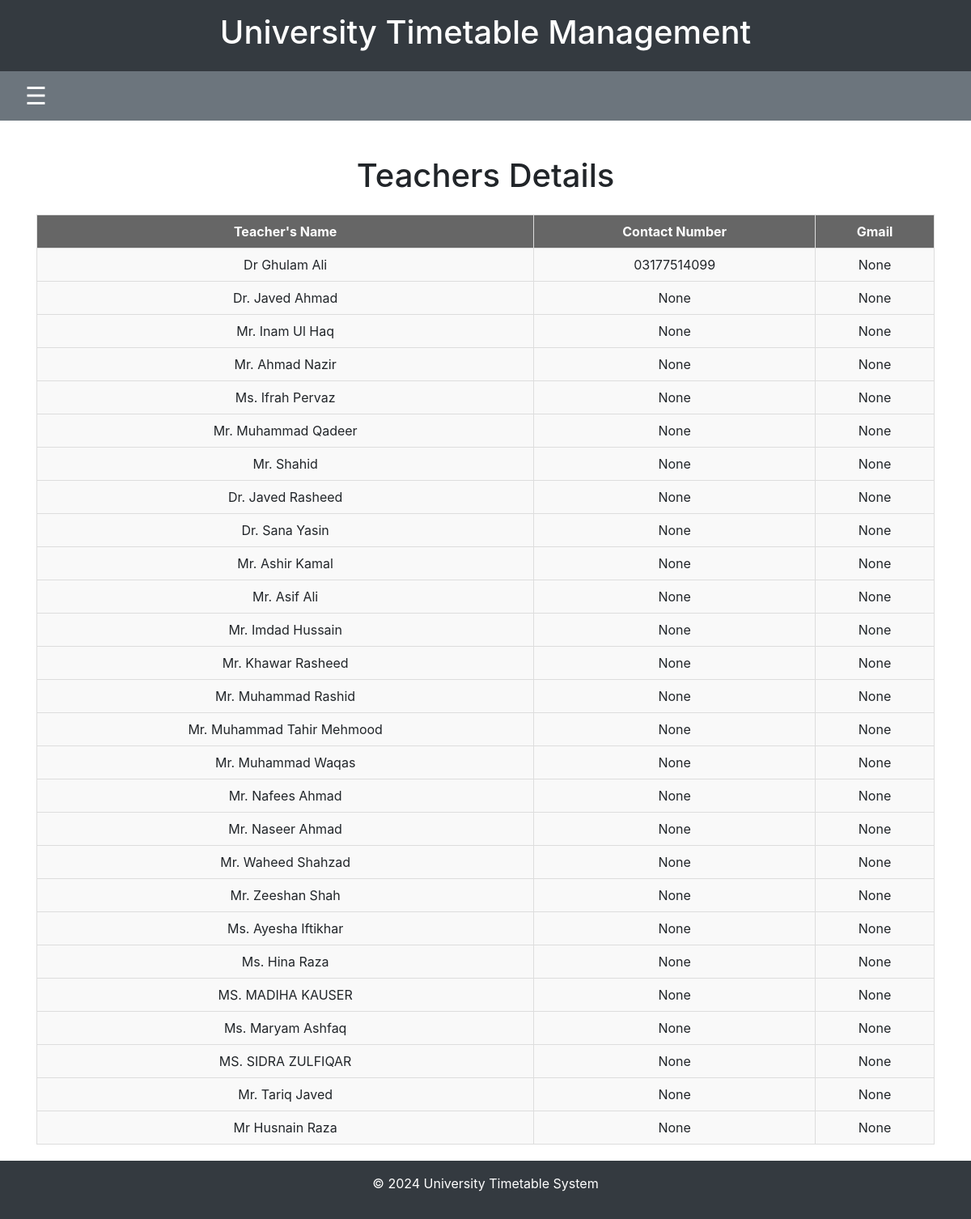
The page /teacher_contacts on the database as committed earlier.
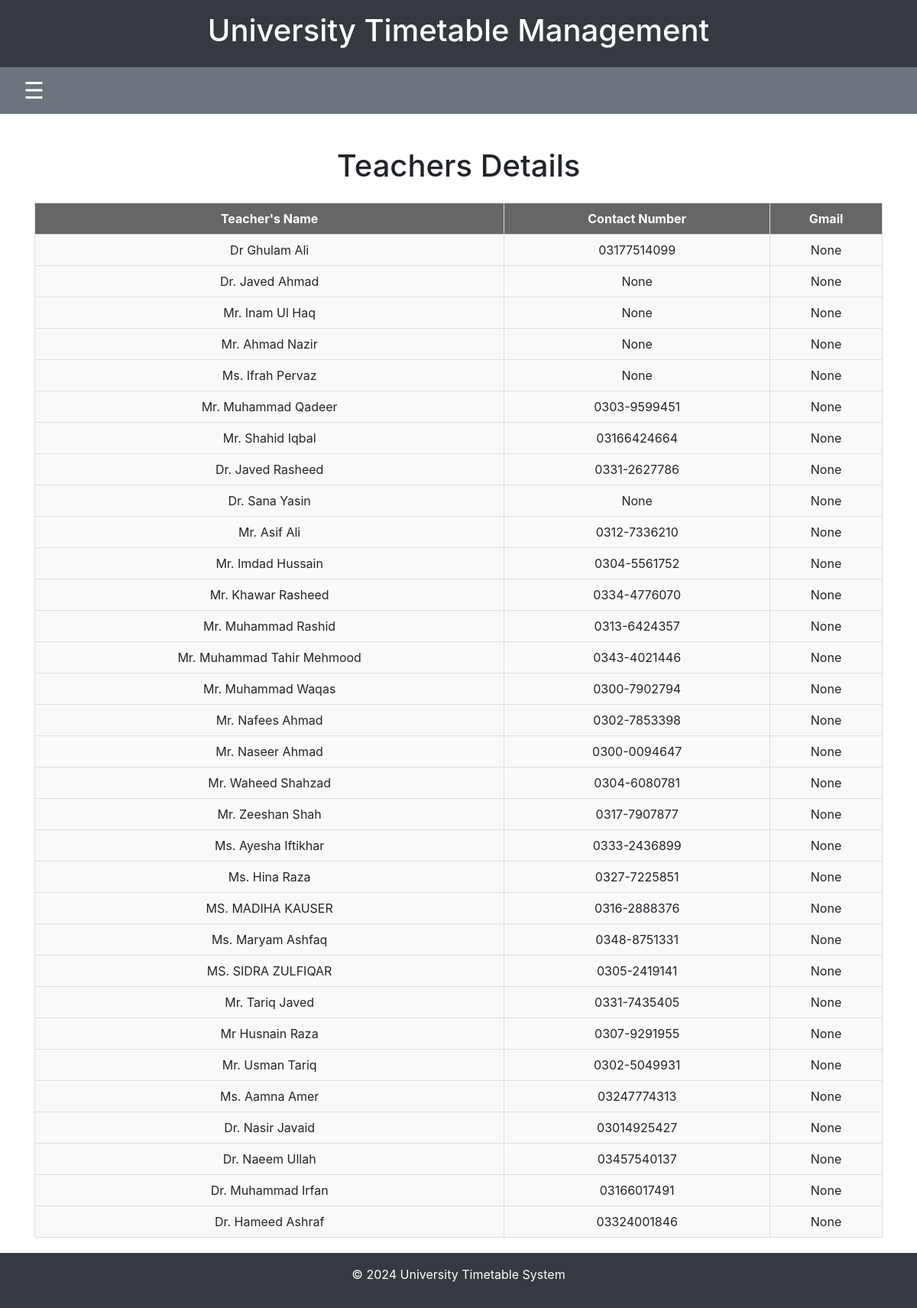
The same page on the database as committed later.
### timetable/models.py (models this page shows, shortened)
class Teacher(models.Model):
    name = models.CharField(max_length=100)
    phone_number = models.CharField(max_length=12, null=True, blank=True)  # Phone number can be null
    gmail = models.EmailField(null=True, blank=True)  # Gmail field is optional

### timetable/views.py (the view)
# urls.py: path('teacher_contacts', views.teacher_contacts, name='teacher_contacts'),
def teacher_contacts(request):
    teachers = Teacher.objects.all()
    context = {
        'teachers': teachers,
    }
    return render(request, 'timetable/teacher_contacts.html', context)

### timetable/templates/timetable/teacher_contacts.html (shortened to what this page needs)
{% extends 'timetable/base.html' %}
{% block content %}
<h1 class="my-4 text-center">Teachers Details</h1>
<table class="timetable-table">
    <thead>
        <tr>
            <th>Teacher's Name</th>
            <th>Contact Number</th>
            <th>Gmail</th>
        </tr>
    </thead>
    <tbody>
        {% for teacher in teachers %}
            <tr>
                <td class="schedule-info">{{ teacher.name }}</td>
                <td class="schedule-info">{{ teacher.phone_number }}</td>
                <td class="schedule-info">{{ teacher.gmail}}</td>
            </tr>
        {% endfor %}
    </tbody>
</table>
{% endblock %}

### timetable/templates/timetable/base.html (shortened to what this page needs)
<!DOCTYPE html>
<html lang="en">
<head>
    {% load static %}
    <link href="https://maxcdn.bootstrapcdn.com/bootstrap/4.5.2/css/bootstrap.min.css" rel="stylesheet">
    <link rel="stylesheet" href="{% static 'css/styles.css' %}">
</head>
<body>
    <div class="wrapper">
        <header class="header">
            <h1>University Timetable Management</h1>
        </header>
        <nav class="navbar navbar-dark" style="background-color: #6c757d;">
            <div class="container-fluid">
                <span style="font-size:30px;cursor:pointer;color:white;" onclick="openNav()">&#9776;</span>
            </div>
        </nav>
        <div class="content container">
            {% block content %}{% endblock %}
        </div>
        <footer class="footer">
            <p>&copy; 2024 University Timetable System</p>
        </footer>
    </div>
</body>
</html>

### timetable/static/css/styles.css (style rules this page uses)
html, body { height: 100%; margin: 0; display: flex; flex-direction: column; }
.wrapper { display: flex; flex-direction: column; min-height: 100vh; }
.content { flex: 1; }
.footer { background-color: #333; color: white; text-align: center; padding: 10px 0; width: 100%; position: relative; bottom: 0; left: 0; }

### timetable/templates/timetable/base.html (style rules this page uses)
.header { background-color: #343a40; color: white; text-align: center; padding: 1rem; }
html, body { height: 100%; margin: 0; padding: 0; }
.wrapper { min-height: 100vh; display: flex; flex-direction: column; }
.content { flex: 1; margin-top: 20px; }
.footer { background-color: #343a40; color: white; text-align: center; padding: 1rem; }

### timetable/templates/timetable/teacher_contacts.html (style rules this page uses)
.timetable-table { width: 100%; border-collapse: collapse; margin-bottom: 20px; }
.timetable-table th, .timetable-table td { border: 1px solid #ddd; padding: 8px; text-align: center; }
.timetable-table th { background-color: #666666; color: #ffffff; }
.schedule-info { margin: 5px 0; padding: 5px; border: 1px solid #ccc; background-color: #f9f9f9; }

Rows that differ between the two databases and show on the page:
removed Teacher: name "Mr. Ashir Kamal", phone_number "None", gmail "None"
changed Teacher "Mr. Muhammad Qadeer": phone_number "None" → "0303-9599451"
changed Teacher: name "Mr. Shahid" → "Mr. Shahid Iqbal"; phone_number "None" → "03166424664"
changed Teacher "Dr. Javed Rasheed": phone_number "None" → "0331-2627786"
changed Teacher "Mr. Asif Ali": phone_number "None" → "0312-7336210"
changed Teacher "Mr. Imdad Hussain": phone_number "None" → "0304-5561752"
changed Teacher "Mr. Khawar Rasheed": phone_number "None" → "0334-4776070"
changed Teacher "Mr. Muhammad Rashid": phone_number "None" → "0313-6424357"
changed Teacher "Mr. Muhammad Tahir Mehmood": phone_number "None" → "0343-4021446"
changed Teacher "Mr. Muhammad Waqas": phone_number "None" → "0300-7902794"
changed Teacher "Mr. Nafees Ahmad": phone_number "None" → "0302-7853398"
changed Teacher "Mr. Naseer Ahmad": phone_number "None" → "0300-0094647"
changed Teacher "Mr. Waheed Shahzad": phone_number "None" → "0304-6080781"
changed Teacher "Mr. Zeeshan Shah": phone_number "None" → "0317-7907877"
changed Teacher "Ms. Ayesha Iftikhar": phone_number "None" → "0333-2436899"
changed Teacher "Ms. Hina Raza": phone_number "None" → "0327-7225851"
changed Teacher "MS. MADIHA KAUSER": phone_number "None" → "0316-2888376"
changed Teacher "Ms. Maryam Ashfaq": phone_number "None" → "0348-8751331"
changed Teacher "MS. SIDRA ZULFIQAR": phone_number "None" → "0305-2419141"
changed Teacher "Mr. Tariq Javed": phone_number "None" → "0331-7435405"
changed Teacher "Mr Husnain Raza": phone_number "None" → "0307-9291955"
added Teacher: name "Mr. Usman Tariq", phone_number "0302-5049931", gmail "None"
added Teacher: name "Ms. Aamna Amer", phone_number "03247774313", gmail "None"
added Teacher: name "Dr. Nasir Javaid", phone_number "03014925427", gmail "None"
added Teacher: name "Dr. Naeem Ullah", phone_number "03457540137", gmail "None"
added Teacher: name "Dr. Muhammad Irfan", phone_number "03166017491", gmail "None"
added Teacher: name "Dr. Hameed Ashraf", phone_number "03324001846", gmail "None"
